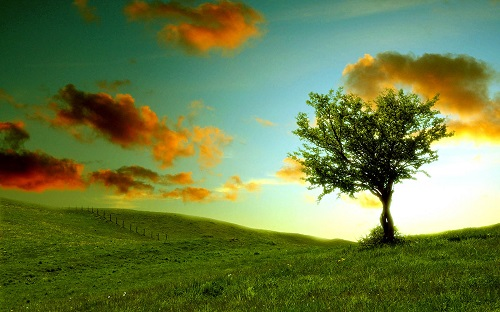
#> input picture gambar1_sm.jpg, 500 x 312 px, found by its file name
$ python 05-18-3.py
#> lines starting #> are read from the running program, lines starting #| are printed output that depends on the picture
## HIGH PASS FILTERING
import cv2
import numpy as np
from matplotlib import pyplot as plt
from cv2 import waitKey

def highPassFiltering(img,size):
    h, w = img.shape[0:2]
    h1,w1 = int(h/2), int(w/2)
    img[h1-int(size/2):h1+int(size/2),w1-int(size/2):w1+int(size/2)] = 0
    return img

gray = cv2.imread("gambar1_sm.jpg", 1)
#> gray is the input picture: shape (312, 500, 3); mean B, G, R 68.9, 124, 106.3
gray = cv2.cvtColor(gray, cv2.COLOR_BGR2GRAY)
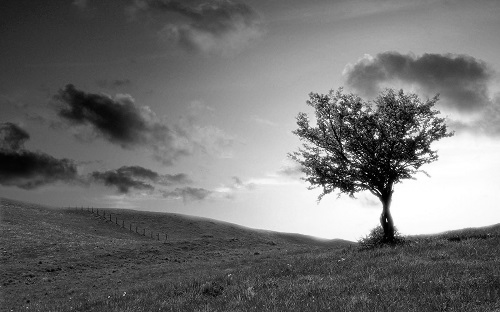
#> gray: shape (312, 500); min 0, max 255, mean 112.4
gray = cv2.resize(gray, (1280, 720))
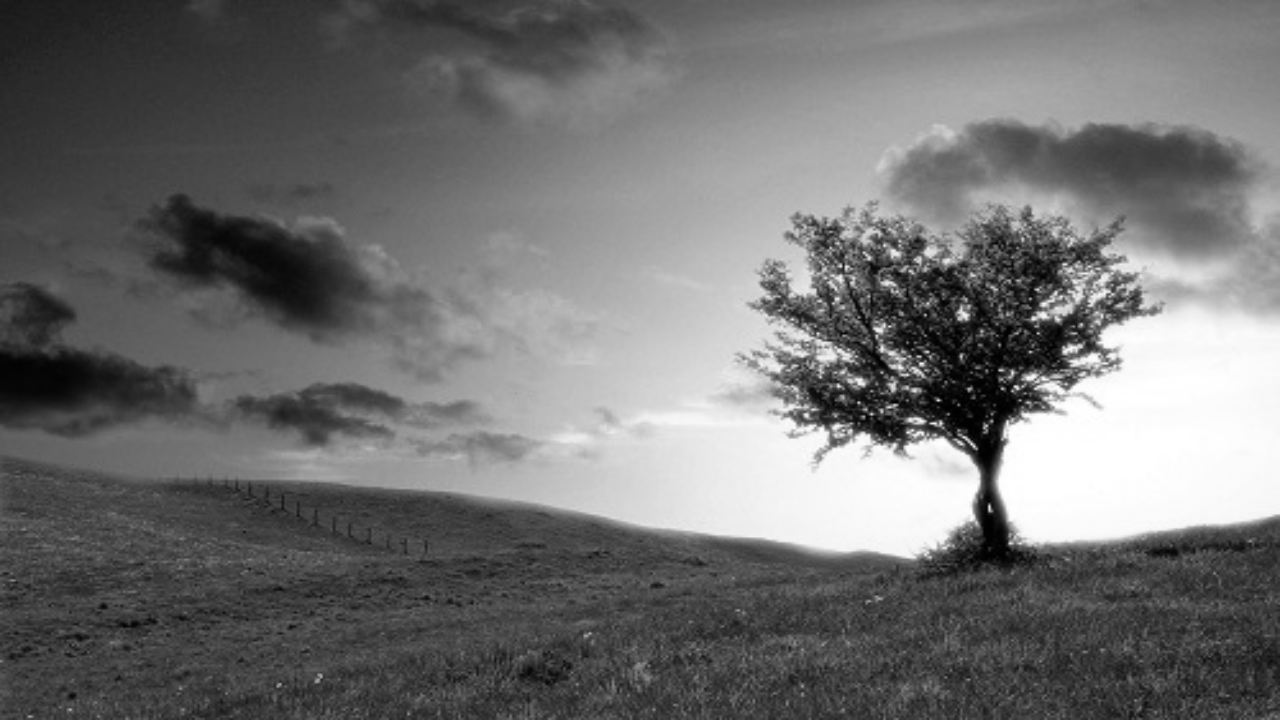
#> gray: shape (720, 1280); min 0, max 255, mean 112.3

# Fourier transform
img_dft = np.fft.fft2(gray)
dft_shift = np.fft.fftshift(img_dft) # Move frequency domain from upper left to muddle

# High-pass filter
dft_shift = highPassFiltering(dft_shift, 200)
res = np.log(np.abs(dft_shift))
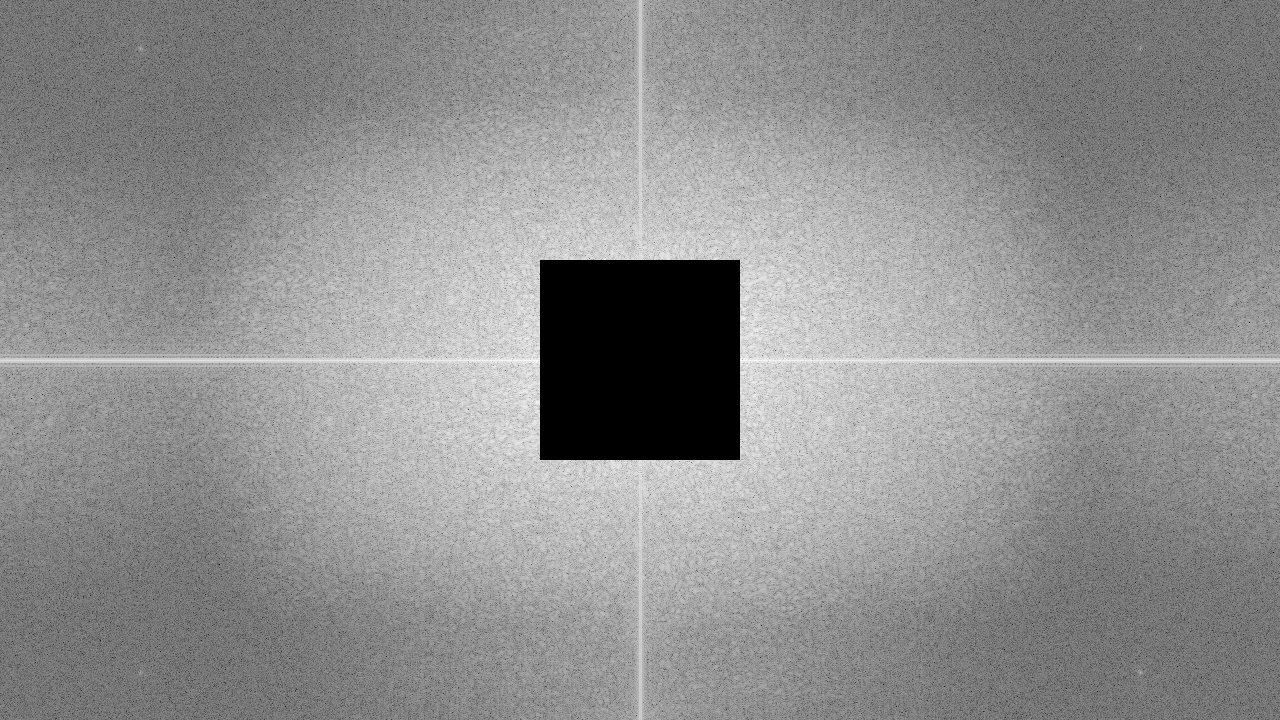
#> res: shape (720, 1280) float64; 4.34% of the values are NaN or infinite; the others: min -0.287, max 12.01, mean 6.96; drawn with min black, max white, NaN and infinite black

# Inverse fourier transform
idft_shift = np.fft.ifftshift(dft_shift) # Move the frequency domain from the middle to the upper left corner
ifimg = np.fft.ifft2(idft_shift) # Fourier library function call
ifimg = np.abs(ifimg)
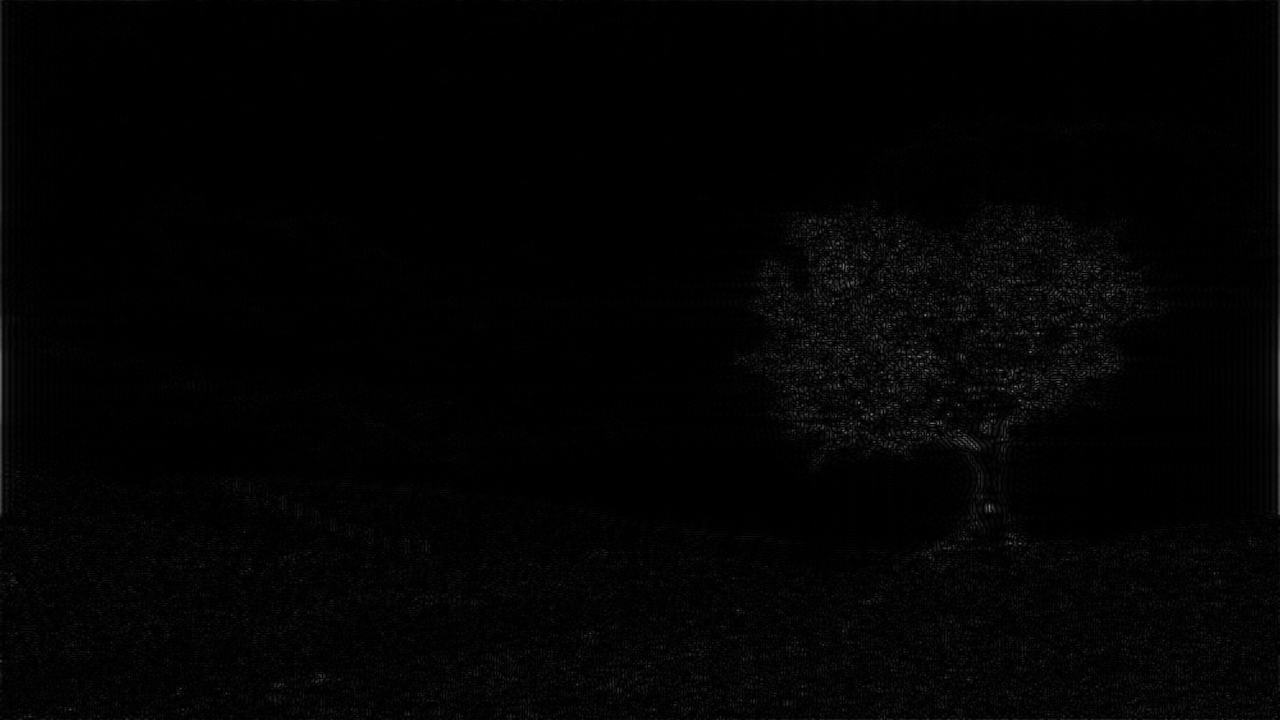
#> ifimg: shape (720, 1280) float64; min 0.000359, max 132.4, mean 3.5
cv2.imshow("ifimg", np.int8(ifimg))
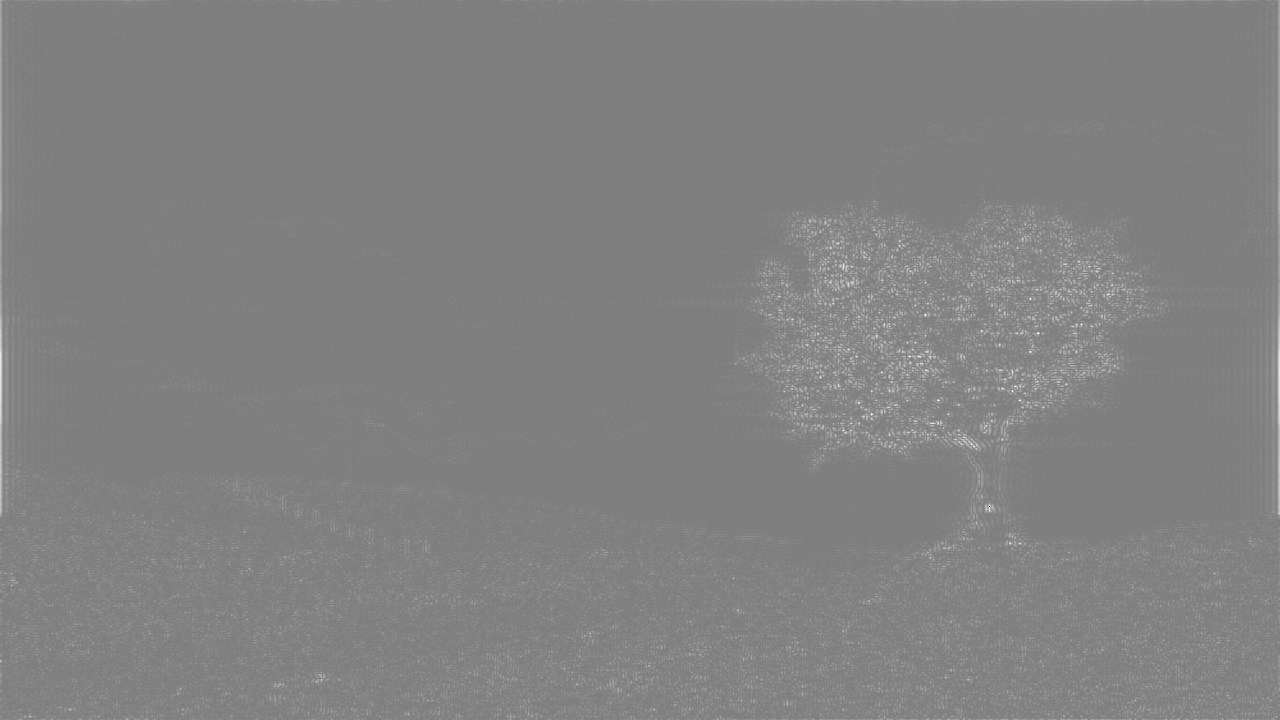
#> window 'ifimg': shape (720, 1280) int8; min -124, max 126, mean 3; drawn with min black and max white
cv2.imshow("gray", gray)

# Draw picture
plt.subplot(131), plt.imshow(gray, 'gray'), plt.title('Original image')
plt.axis('off')
plt.subplot(132), plt.imshow(res, 'gray'), plt.title('High-pass filter')
plt.axis('off')
plt.subplot(133), plt.imshow(np.int8(ifimg), 'gray'), plt.title('Effect after filtering')
plt.axis('off')
plt.show()
cv2.waitKey(0)
cv2.destroyAllWindows()

$ run again, with gambar2.jpg copied over gambar1_sm.jpg
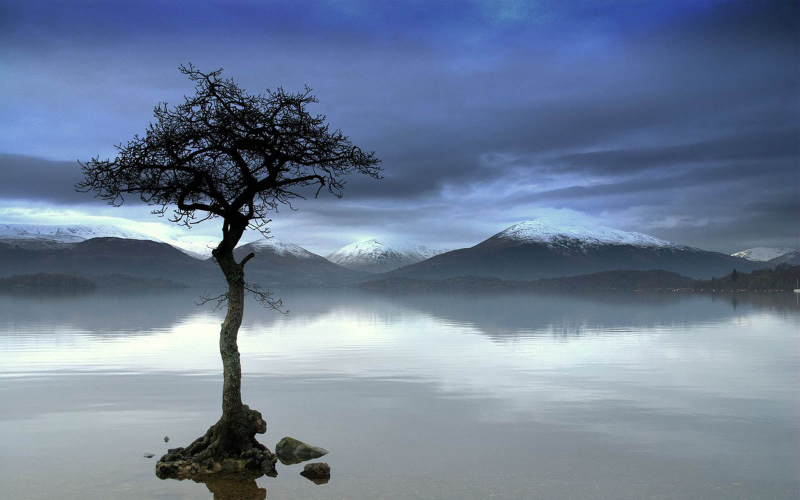
#> input picture gambar2.jpg, 1600 x 1000 px, found by its file name (shown at 1/2 size)
#> gray is the input picture: shape (1000, 1600, 3); mean B, G, R 150.9, 126.5, 110.2
#> `ifimg = np.abs(ifimg)`:
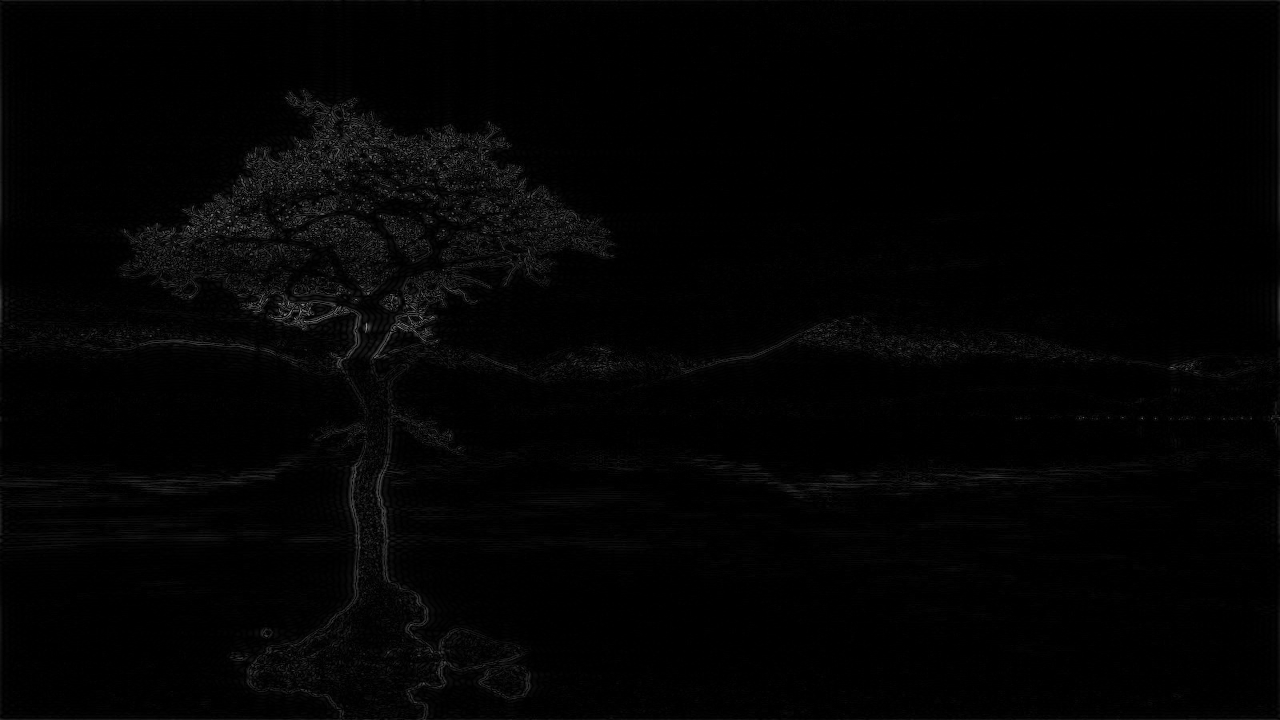
#> ifimg: shape (720, 1280) float64; min 0.00148, max 145.9, mean 3.6
#> `cv2.imshow("ifimg", np.int8(ifimg))`:
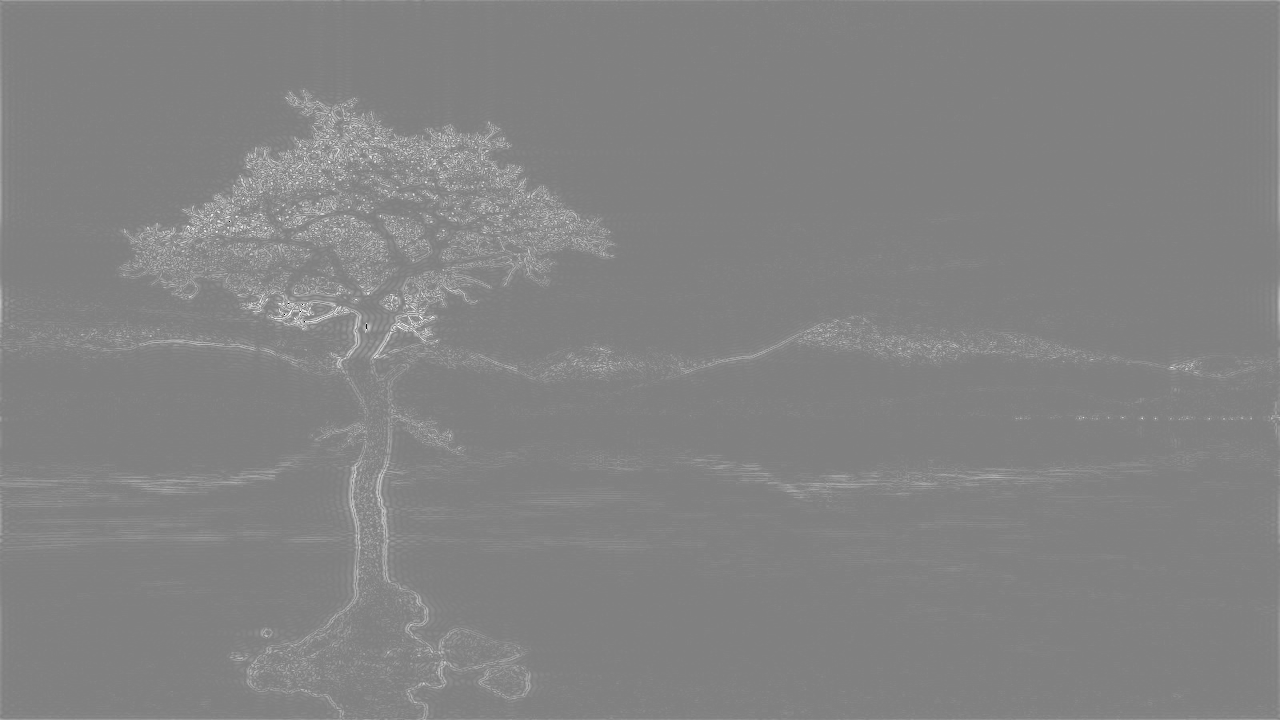
#> window 'ifimg': shape (720, 1280) int8; min -128, max 127, mean 3.1; drawn with min black and max white
